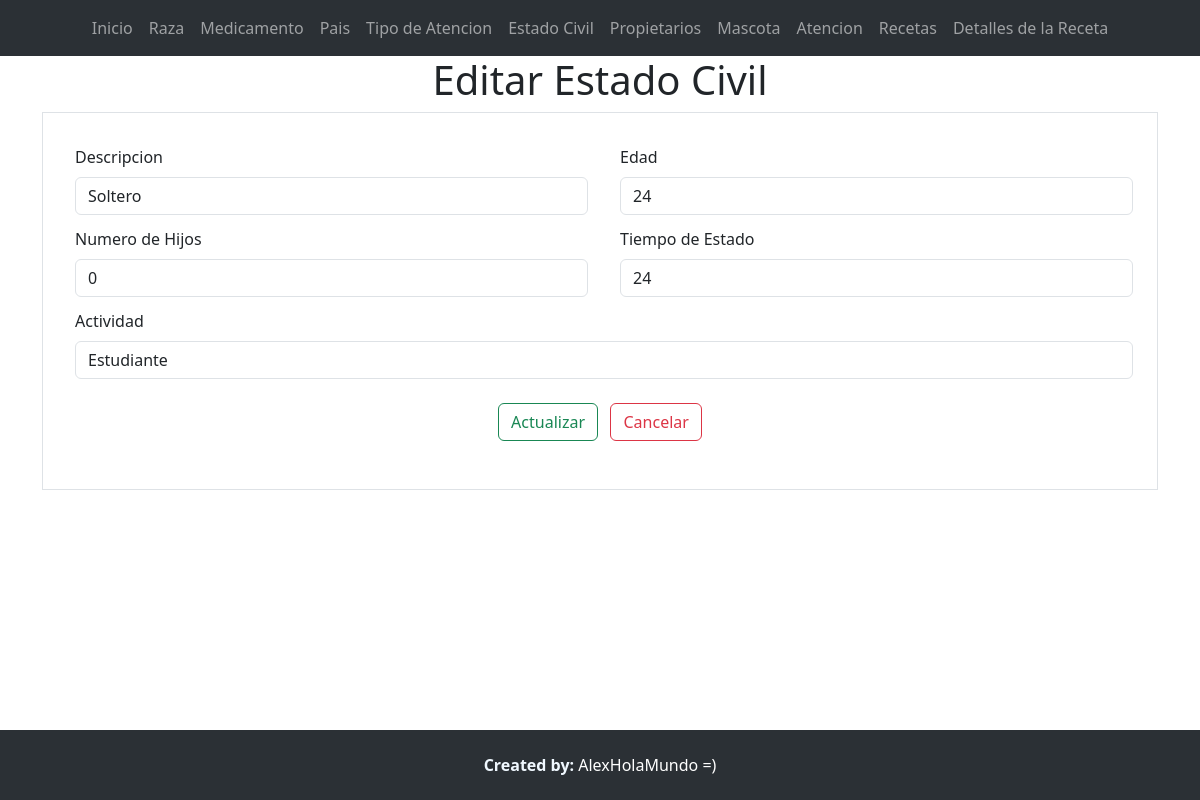
The app's page /editarEstadoCivil/1 with its own data.
### Aplicaciones/Veterinaria/models.py (models this page shows, shortened)
class EstadoCivil(models.Model):
    idEstadoCivil_wt=models.AutoField(primary_key=True)
    descripcion_wt=models.CharField(max_length=100)
    edad_wt=models.IntegerField()
    numeroHijos_wt=models.IntegerField()
    tiempoEstado_wt=models.IntegerField()
    actividad_wt=models.CharField(max_length=100)

### Aplicaciones/Veterinaria/views.py (the view)
# urls.py: path('editarEstadoCivil/<id>',views.editarEstadoCivil),
def editarEstadoCivil(request,id):
    estadoCivilEditar=EstadoCivil.objects.get(idEstadoCivil_wt=id)
    return render(request,'editarEstadoCivil.html',{'estadoCivil':estadoCivilEditar})

### Aplicaciones/Veterinaria/templates/editarEstadoCivil.html (shortened to what this page needs)
{% extends "./plantilla.html" %} {% block contenido %} {% load static %}
<h1 class="text-center">Editar Estado Civil</h1>
<div class="container">
  <div class="row">
    <div class="col-md-12">
      <form class="border p-4" action="/actualizarEstadoCivil/" method="POST">
        <div class="row">
          <div class="col-md-6">
            <div class="m-1">
              <label for="" class="form-label m-1">Descripcion</label>
              <input
                type="text"
                required
                class="form-control m-1"
                placeholder="Ej. Soltero"
                value="{{estadoCivil.descripcion_wt}}"
                name="descripcion_wt"
                id="descripcion_wt"
              />
            </div>
          </div>
          <div class="col-md-6">
            <div class="m-1">
              <label for="" class="form-label m-1">Edad</label>
              <input
                type="number"
                required
                class="form-control m-1"
                placeholder="Ej. 24"
                value="{{estadoCivil.edad_wt}}"
                name="edad_wt"
                id="edad_wt"
              />
            </div>
          </div>
        </div>
        <div class="row">
          <div class="col-md-6">
            <div class="m-1">
              <label for="" class="form-label m-1">Numero de Hijos</label>
              <input
                type="number"
                required
                class="form-control m-1"
                placeholder="Ej. 3"
                value="{{estadoCivil.numeroHijos_wt}}"
                name="numeroHijos_wt"
                id="numeroHijos_wt"
              />
            </div>
          </div>
          <div class="col-md-6">
            <div class="m-1">
              <label for="" class="form-label m-1">Tiempo de Estado</label>
              <input
                type="number"
                required
                class="form-control m-1"
                placeholder="Ej. 24"
                value="{{estadoCivil.tiempoEstado_wt}}"
                name="tiempoEstado_wt"
                id="tiempoEstado_wt"
              />
            </div>
          </div>
        </div>
        <div class="m-1">
          <label for="" class="form-label m-1">Actividad</label>
          <input
            type="text"
            required
            class="form-control m-1"
            placeholder="Ej. Estudiante"
            value="{{estadoCivil.actividad_wt}}"
            name="actividad_wt"
            id="actividad_wt"
          />
        </div>
        <center class="m-4">
          <button type="submit" name="button" class="btn btn-outline-success">
            Actualizar</button
          >&nbsp;&nbsp;
          <a href="/listaEstadoCivil" class="btn btn-outline-danger">
            Cancelar
          </a>
        </center>
      </form>
    </div>
  </div>
</div>
{% endblock %}

### crudDjango/static/css/styles.css (style rules this page uses)
body { margin: 0; padding: 0; margin-bottom: 70px; }

### records on screen
EstadoCivil: descripcion_wt "Soltero", edad_wt "24", numeroHijos_wt "0", tiempoEstado_wt "24", actividad_wt "Estudiante"
